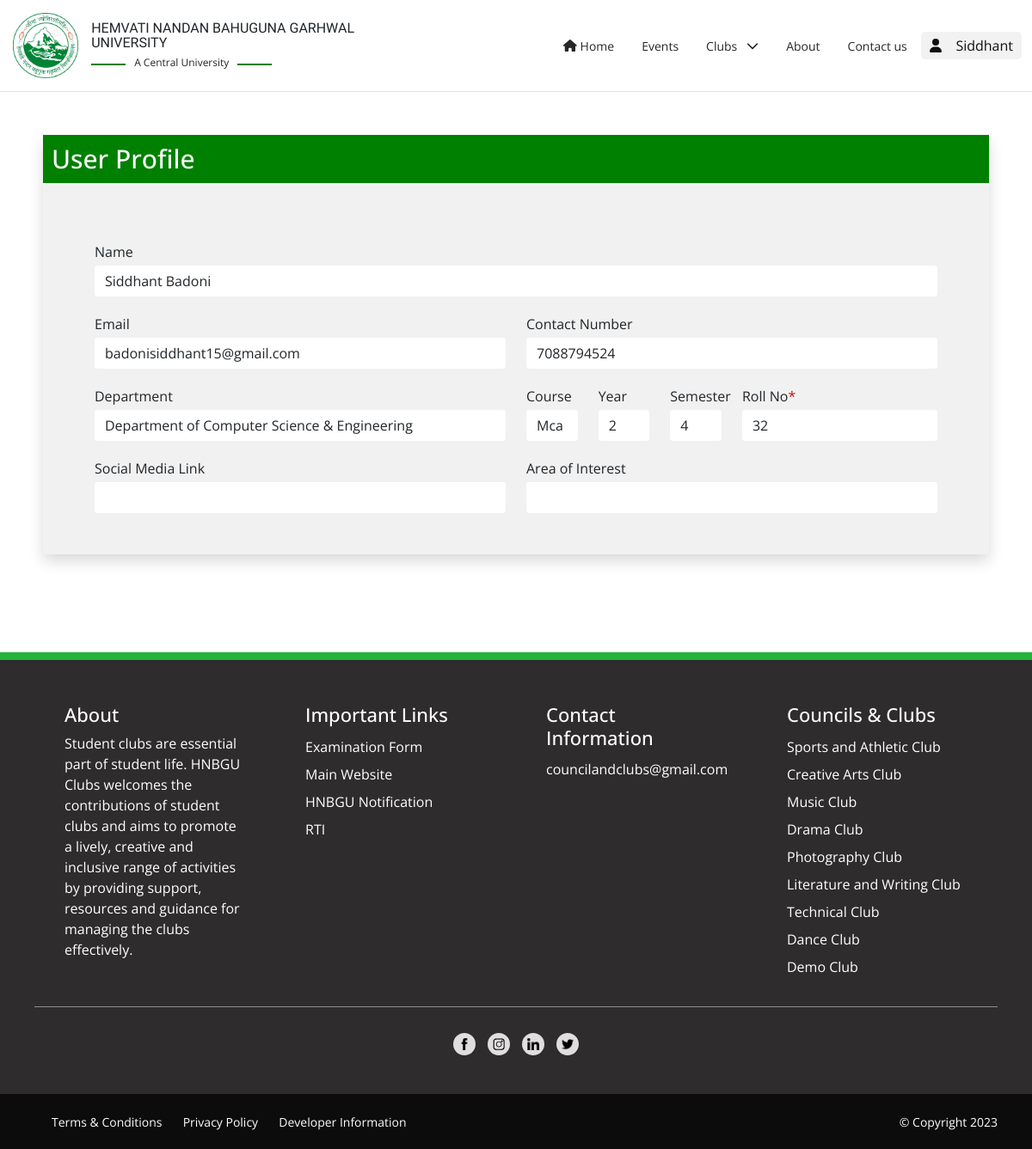
Page /profile?id=HNB20235230 (signed in) on the committed database.
### tables this page shows
CREATE TABLE `users` (
  `id` int(11) NOT NULL,
  `reg_id` varchar(100) NOT NULL,
  `firstname` varchar(100) NOT NULL,
  `lastname` varchar(100) NOT NULL,
  `email` varchar(100) NOT NULL,
  `phone` varchar(100) NOT NULL,
  `department` varchar(100) NOT NULL,
  `year` int(100) NOT NULL,
  `semester` int(100) NOT NULL,
  `roll_no` varchar(100) NOT NULL,
  `course` varchar(100) NOT NULL,
  `social` varchar(100) DEFAULT NULL,
  `aoi` varchar(100) DEFAULT NULL,
  `password` varchar(100) NOT NULL,
  `verified` int(1) NOT NULL,
  `date` date NOT NULL DEFAULT current_timestamp()
);

CREATE TABLE `club_info` (
  `id` int(11) NOT NULL,
  `club_name` varchar(100) NOT NULL,
  `club_description` varchar(6000) NOT NULL,
  `club_requirement` varchar(1000) NOT NULL,
  `c_image` varchar(100) NOT NULL,
  `club_table` varchar(1000) DEFAULT NULL,
  `verify` varchar(10) NOT NULL DEFAULT '0',
  `date` date NOT NULL DEFAULT current_timestamp()
);

### view-profile.php (the view)
<?php
  include "master.php";
  include "header.php";
  $sid=$_GET['id'];
    $sql_student = "SELECT * FROM users WHERE reg_id='{$sid}'";
    $output_student = mysqli_query($conn,$sql_student);
    if(mysqli_num_rows($output_student)>0){
        $data = mysqli_fetch_assoc($output_student);
?>
<div class="form-wrap">
      <div class="container shadow">
        <div class="row">
          <div class="col-md-12 p-0 form-heading">
            <h1 class="btn-block">User Profile</h1>
          </div>
        </div>
        <div
          class="row justify-content-center align-items-center display-none"
          id="signup"
        >
          <div class="col-md-12 bg-profile">
            <form action="#" method="post" class="form p-md-5">
              <div class="row">
                <div class="col-md-12 mt-3 mt-3">
                  <label for="username">Name</label>
                  <input disabled type="text" name="email" value="<?php echo $data['firstname']." ".$data['lastname']; ?>" class="form-control input-white" />
                </div>
              </div>
              <div class="row">
                <div class="col-md-6 mt-3">
                  <label for="password"
                    >Email</label
                  >
                  <input disabled type="text" name="email" value="<?php echo $data['email']; ?>" class="form-control input-white" />
                </div>
                <div class="col-md-6 mt-3">
                  <label for="password"
                    >Contact Number</label
                  >
                  <input disabled type="number" name="phone" value="<?php echo $data['phone']; ?>" class="form-control" />
                </div>
              </div>
              <div class="row">
                <div class="col-md-6 mt-3">
                  <label for="password"
                    >Department</label
                  >
                  <input disabled type="text" name="department" value="<?php echo $data['department']; ?>" class="form-control" />
                </div>
                <div class="col-md-1 mt-3">
                  <label for="password"
                    >Course</label
                  >
                  <input disabled type="text" name="year" value="<?php echo $data['course']; ?>" class="form-control" />
                </div>
                <div class="col-md-1 mt-3">
                  <label for="password"
                    >Year</label
                  >
                  <input disabled type="text" name="year" value="<?php echo $data['year']; ?>" class="form-control" />
                </div>
                <div class="col-md-1 mt-3">
                  <label for="semester"
                    >Semester</label
                  >
                  <input disabled type="text" name="semester" value="<?php echo $data['semester']; ?>" class="form-control" />
                </div>
                <div class="col-md-3 mt-3">
                  <label for="council"
                    >Roll No<span
                      class="imp-op"
                      >*</span
                    ></label
                  >
                  <input disabled type="text" name="council" value="<?php echo $data['roll_no']; ?>" class="form-control" />
                </div>
              </div>
              <div class="row">
                <div class="col-md-6 mt-3">
                  <label for="Social"
                    >Social Media Link
                    </label
                  >
                  <input type="url" name="social" value="<?php echo $data['social']; ?>" class="form-control" disabled/>
                </div>
                <div class="col-md-6 mt-3">
                  <label for="aoi"
                    >Area of Interest
                    </label
                  >
                  <input name="aoi" id="aoi" value="<?php echo $data['aoi']; ?>" class="form-control" disabled/>
                </div>
              </div>
            </form>
          </div>
        </div>
      </div>
    </div>
  </body>
</html>
<?php
    }
?>
<?php include "footer.php"?>

### footer.php
<div class="main-wrap">
        <div class="footer-wrap">
            <div class="footer-wrap-1">
                <div class="footer-section">
                    <h1>About</h1>
                    <p class='text-justify'>
                        Student clubs are essential part of student life. HNBGU Clubs welcomes the contributions of student clubs and aims to promote a lively, creative and inclusive range of activities by providing support, resources and guidance for managing the clubs effectively.
                    </p>
                </div>
                <div class="footer-section">
                    <h1>Important Links</h1>
                    <a href="https://online.hnbgu.ac.in/">Examination Form</a>
                    <a href="https://hnbgu.ac.in/">Main Website</a>
                    <a href="https://hnbgu.ac.in/notification-circulars">HNBGU Notification</a>
                    <a href="https://hnbgu.ac.in/right-to-information">RTI</a>
                </div>
                <div class="footer-section">
                    <h1>Contact Information</h1>
                    <a href="mailto:">councilandclubs@gmail.com</a>
                </div>
                <div class="footer-section">
                  <h1>Councils & Clubs</h1>
                  <?php
                    $club_list_footer = "SELECT * FROM club_info";
                    $club_list_footer_query = mysqli_query($conn,$club_list_footer);
                    if(mysqli_num_rows($club_list_footer_query)){
                      while($data = mysqli_fetch_assoc($club_list_footer_query)){
                        echo'<a href="'.$data['club_name'].'">'.$data['club_name'].'</a>';
                      }
                    }
                  ?>
                </div>
            </div>
            <div class="footer-wrap-2">
                <div class="line"></div>
                <div class="social-link">
                    <a href="https://www.instagram.com/hnbguclubs/?hl=en">
                        <img src="images/sm/fb.png" alt="Facebook">
                    </a>
                    <a href="https://www.instagram.com/hnbguclubs/?hl=en">
                        <img src="images/sm/ins.png" alt="Instagram">
                    </a>
                    <a href="https://www.instagram.com/hnbguclubs/?hl=en">
                        <img src="images/sm/linkedin.png" alt="linkedin">
                    </a>
                    <a href="https://www.instagram.com/hnbguclubs/?hl=en">
                        <img src="images/sm/twitter.png" alt="twitter">
                    </a>
                </div>
            </div>
        </div>
        <div class="footer-bottom">
            <div class="first-box">
                <a href="#">Terms & Conditions</a>
                <a href="#">Privacy Policy</a>
                <a href="https://github.com/surajaswal29">Developer Information</a>
            </div>
            <div class="last-box">
                <a href="#">&copy; Copyright <?php echo date('Y'); ?></a>
            </div>
        </div>
    </div>

### css/style.css (style rules this page uses)
:root { --hnbgu-color: rgb(0, 128, 0); --hnbgu-text-color: #fff; }
* { margin: 0; box-sizing: border-box; font-family: "Open Sans", sans-serif; }
body { overflow-x: hidden; }
.bg-profile { background-color: #f1f1f1; }
.form-control:disabled { background-color: #fff; border: none; }
.main-wrap { width: 100%; background: #fff; }
.footer-wrap { position: relative; width: 100%; padding: 40px; background: rgb(46, 44, 44); }
.footer-wrap-1 { display: flex; }
.line { margin-top: 20px; width: 100%; height: 1px; background: rgb(143, 142, 142); }
.social-link { padding-top: 25px; text-align: center; }
.social-link a { text-decoration: none; height: 26px; display: inline-block; width: 26px; border-radius: 20px; margin: 5px; background: rgb(255, 255, 255); }
.social-link a img { width: 14px; height: 14px; }
.footer-bottom { background: rgb(12, 12, 12); width: 100%; padding: 20px; display: flex; justify-content: space-between; }
.footer-bottom a { color: #fff; font-size: 14px; margin-left: 20px; text-decoration: none; }
.first-box { margin-left: 20px; }
.last-box { margin-right: 20px; }
.form-wrap { padding: 50px; }
.form-heading { background-color: var(--hnbgu-color); color: var(--hnbgu-text-color); }
.btn-block { padding: 10px; font-size: 30px; border: none; margin: 0; }
.imp-op { color: #be0f0f; }
label { margin: 4px 0px; }
.main-wrap { width: 100%; background: #fff; margin-top: 4rem; border-top: 0.6rem solid #22b43b; }
.footer-section { width: 25%; display: block; padding: 10px 35px; }
.footer-section p { color: #fff; font-size: 16px; }
.footer-section h1 { font-size: 22px; color: #fff; margin-bottom: 8px; }
.footer-section a { color: #fff; display: block; text-decoration: none; padding: 4px 0px; }
.social-link a { text-decoration: none; height: 26px; display: inline-block; width: 26px; border-radius: 20px; margin: 5px; background: rgb(224, 222, 222); }

### rows in the picture
users: email "Siddhant Badoni", email "badonisiddhant15@gmail.com", phone "7088794524", department "Department of Computer Science & Engineering", year "Mca", year "2", semester "4", council "32"
club_info: club_name "Sports and Athletic Club"
club_info: club_name "Creative Arts Club"
club_info: club_name "Music Club"
club_info: club_name "Drama Club"
club_info: club_name "Photography Club"
club_info: club_name "Literature and Writing Club"
club_info: club_name "Technical Club"
club_info: club_name "Dance Club"
club_info: club_name "Demo Club"

### other values in the picture
$_SESSION['user_name'] "Siddhant"
